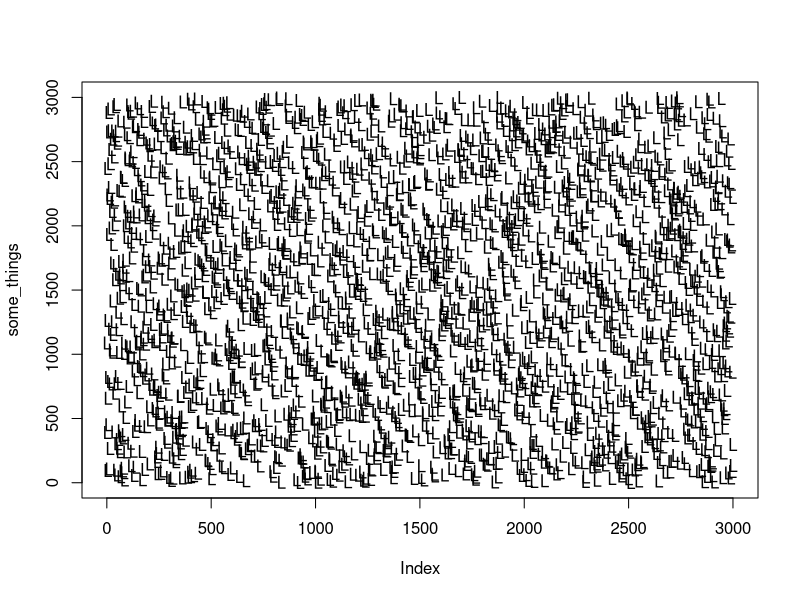

Recreate this plot in R.
# This is some dummy code so we can see how Version control works!
some_things = sample(1:3000)
some_things

plot(some_things, pch=76)
